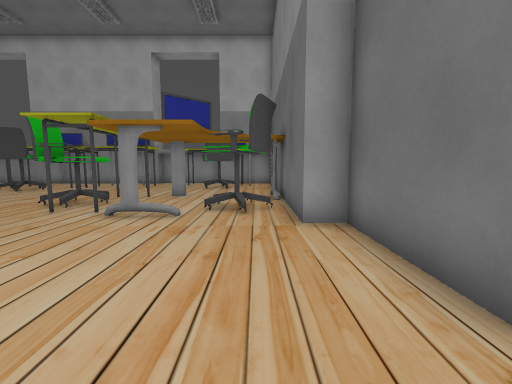
[1] (above)

20 first-person views from a walk through a Godot game level. The camera is 1.2 m above the floor, tilts 6° down and sees 90° across. The floor is counted in squares, 1 m on a side. Each view is taken from the middle of a square. On the plan, view 1 faces up. The plan holds only what a view shows up to about 12 squares ahead; the rest is blank. Some surface patterns are stand-ins.

[2]
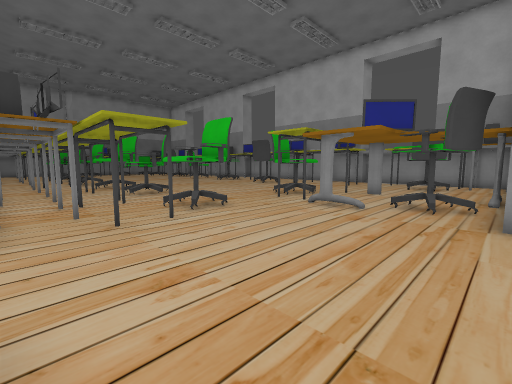

[3]
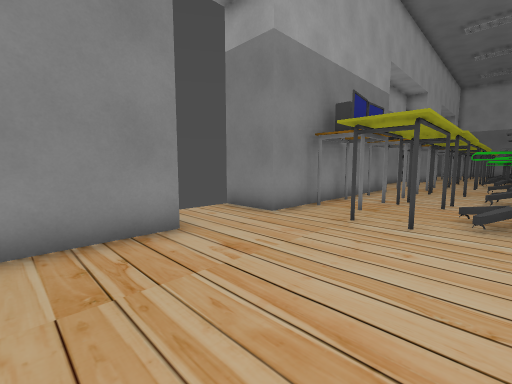

[4]
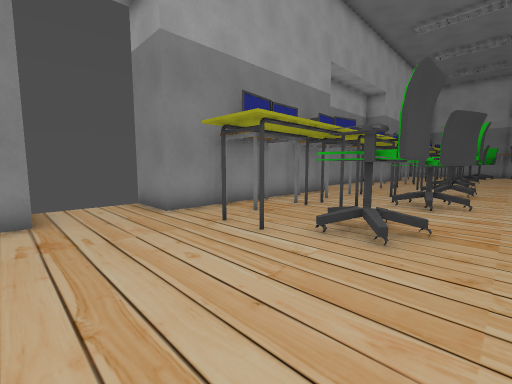

[5]
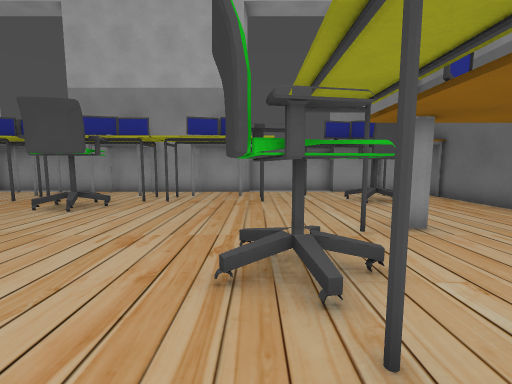

[6]
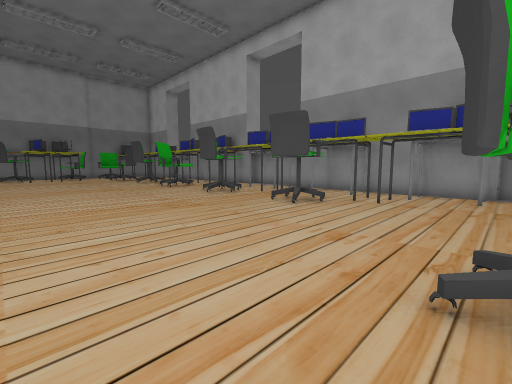

[7]
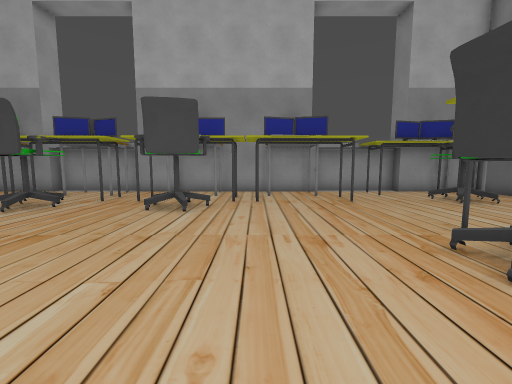

[8]
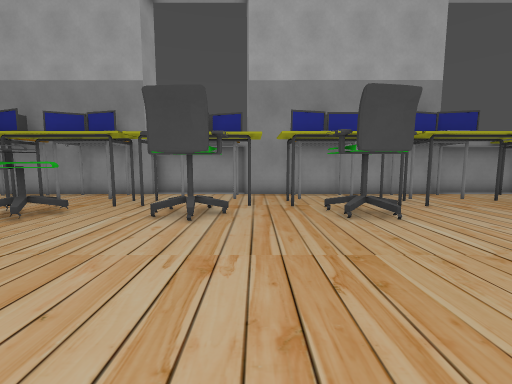

[9]
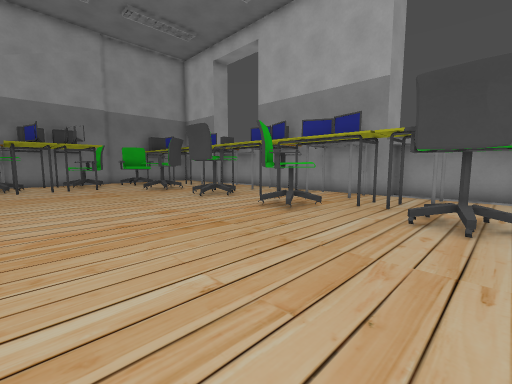

[10]
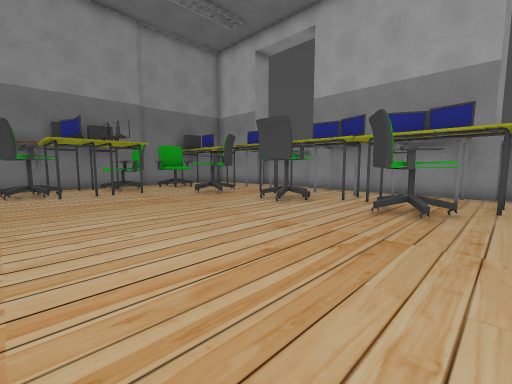

[11]
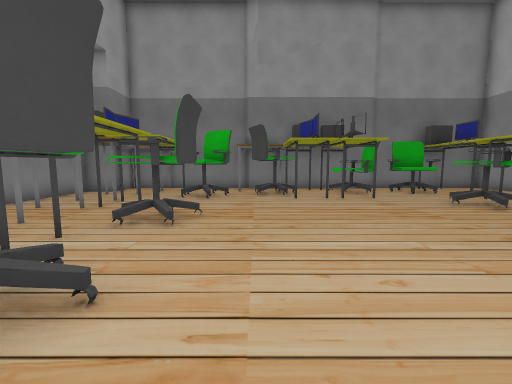

[12]
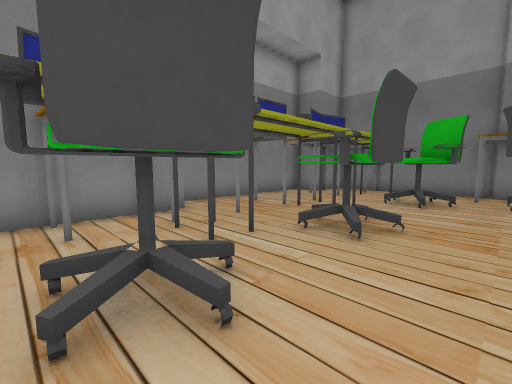

[13]
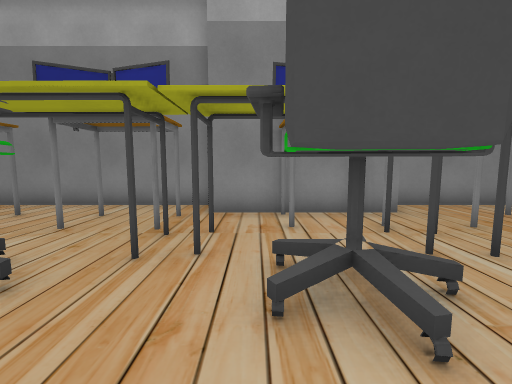

[14]
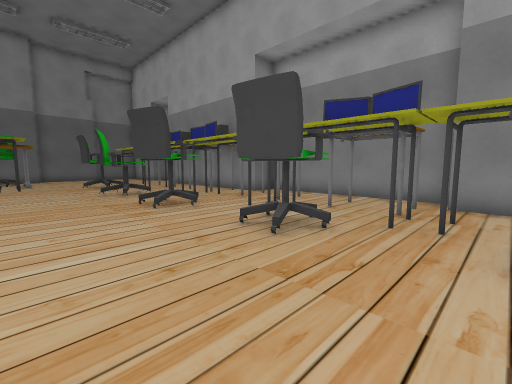

[15]
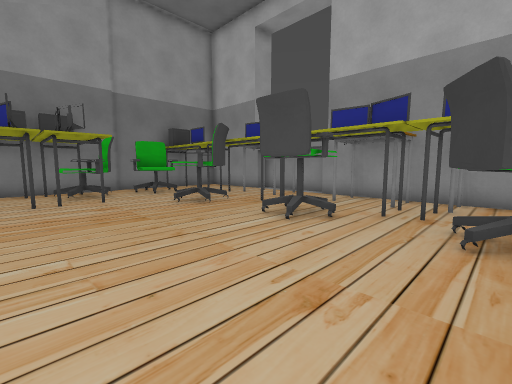

[16]
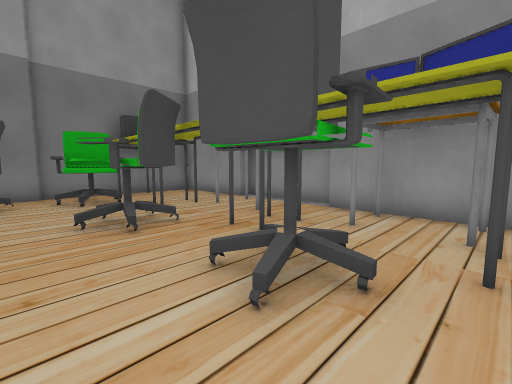

[17]
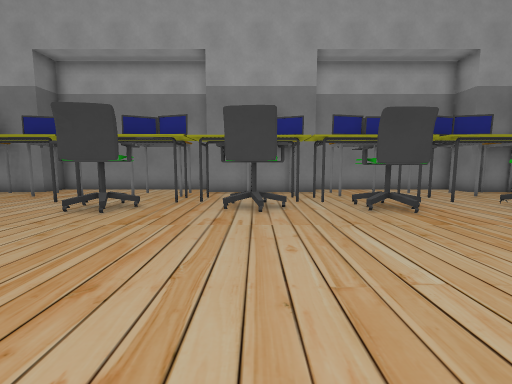

[18]
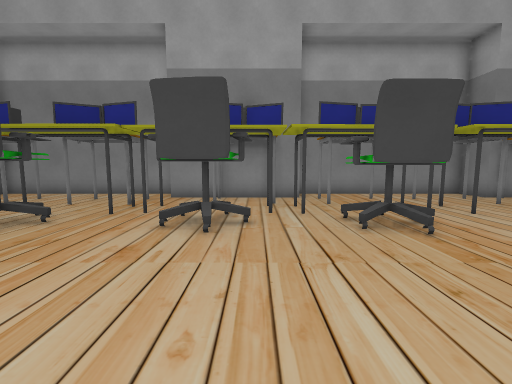

[19]
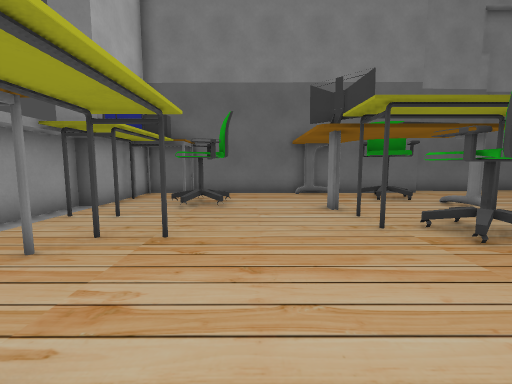

[20]
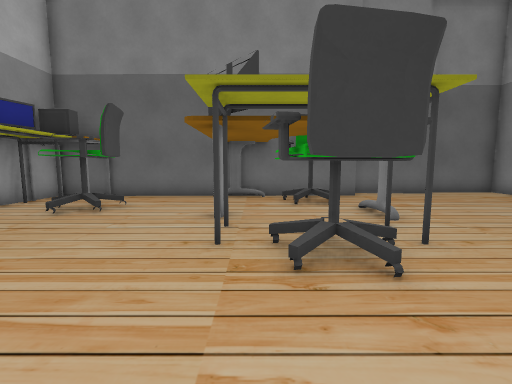

### Floor plan
Key: @ floor where view 1 was taken; # wall or solid block; x gap in a wall; . floor; ^ raised ledge; T thing the floor can be seen under or through.
Columns run from 33 left of view 1 to 3 right of it. Each row starts with its distance up from view 1.
 18               #####       ######
 17          ######...#########....####
 16          #.##.x......##.x.x.......#
 15        ###.##.#x#..##.###.##....#x#
 14 #  ##  #...........##..##......##.#
 13 #^^#####x##..^.#.##..##........#..#
 12 #^^..^#..##..^^..##..##...........#
 11 #^...^#...........................#
 10 ###...........................#...#
  9 ###.#......................##.....#
  8 # .........................##...###
  7 #...#......................##...###
  6 ####..........................x#.##
  5  ##...............................##
  4 ####...............#^..##..^#......#
  3 #.^^...^#.TT^..^^..^^..##..^^......#
  2 ##.^..x^^xTTTT.^...................##
  1 ##...........TT..........x...#......#
  0  ##.....##x#..x.......##.x.......@..#
 -1  ##.....##.x..#.#...####.x.x........#
 -2  #.......#####.......# #######..#####
 -3  #########   #########       #..

Positions as (right, up) in squares from view 1, and headings:
1: (0, 0), facing up
2: (1, -1), facing up-left
3: (1, 3), facing down-left
4: (-1, 5), facing down-left
5: (-6, 5), facing up
6: (-6, 5), facing up-left
7: (-9, 5), facing up
8: (-14, 6), facing up
9: (-15, 6), facing up-left
10: (-18, 5), facing up-left
11: (-20, 5), facing left
12: (-21, 5), facing down-left
13: (-21, 5), facing down
14: (-21, 7), facing down-right
15: (-20, 7), facing up-left
16: (-22, 10), facing up-left
17: (-22, 10), facing down
18: (-23, 8), facing down
19: (-10, 12), facing right
20: (-9, 9), facing right
